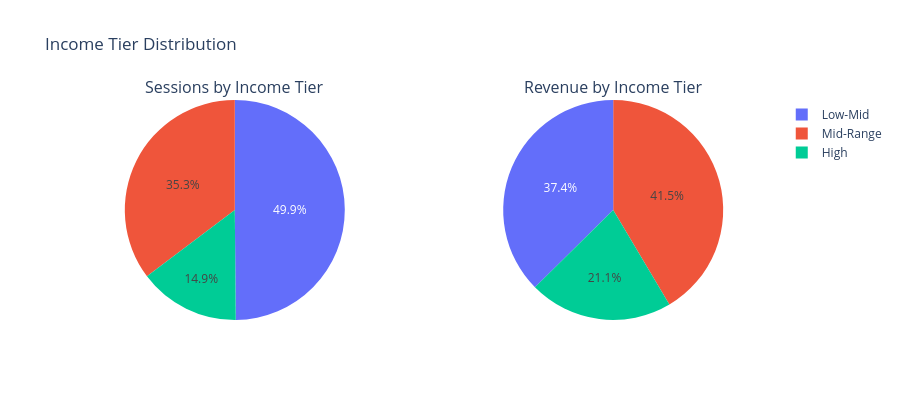

The notebook cell saved with this chart:
### Code cell
# Visualize Income Tier Patterns
fig = make_subplots(
    rows=1, cols=2,
    subplot_titles=('Sessions by Income Tier', 'Revenue by Income Tier'),
    specs=[[{'type': 'pie'}, {'type': 'pie'}]]
)

fig.add_trace(
    go.Pie(labels=income_analysis.index, values=income_analysis['Total_Sessions'], 
           name='Sessions'),
    row=1, col=1
)

fig.add_trace(
    go.Pie(labels=income_analysis.index, values=income_analysis['Total_Revenue'], 
           name='Revenue'),
    row=1, col=2
)

fig.update_layout(height=400, title_text="Income Tier Distribution")
fig.show()

### Figure 1 — Plotly figure (JSON) as saved in the notebook; plotly's stock layout.template omitted (floating-point values rounded to 4 significant figures)
{"data": [{"domain": {"x": [0, 0.45], "y": [0, 1]}, "labels": ["High", "Low-Mid", "Mid-Range"], "name": "Sessions", "type": "pie", "values": [16944, 56836, 40220]}, {"domain": {"x": [0.55, 1], "y": [0, 1]}, "labels": ["High", "Low-Mid", "Mid-Range"], "name": "Revenue", "type": "pie", "values": [2414000.0, 4273000.0, 4737000.0]}], "layout": {"annotations": [{"font": {"size": 16}, "showarrow": false, "text": "Sessions by Income Tier", "x": 0.225, "xanchor": "center", "xref": "paper", "y": 1, "yanchor": "bottom", "yref": "paper"}, {"font": {"size": 16}, "showarrow": false, "text": "Revenue by Income Tier", "x": 0.775, "xanchor": "center", "xref": "paper", "y": 1, "yanchor": "bottom", "yref": "paper"}], "height": 400, "title": {"text": "Income Tier Distribution"}}}
